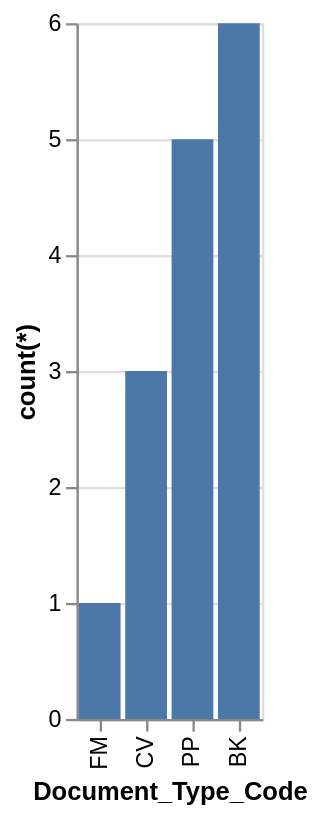

The Vega-Lite source for this figure:
### Vega-Lite specification from a JSON file in a GitHub repository (floating-point values rounded to 4 significant figures)
{"data": {"values": [{"x_data": "BK", "y_data": 6}, {"x_data": "CV", "y_data": 3}, {"x_data": "FM", "y_data": 1}, {"x_data": "PP", "y_data": 5}]}, "mark": "bar", "encoding": {"x": {"field": "x_data", "type": "nominal", "title": "Document_Type_Code", "sort": {"op": "sum", "field": "y_data", "order": "ascending"}}, "y": {"field": "y_data", "type": "quantitative", "title": "count(*)"}}}
